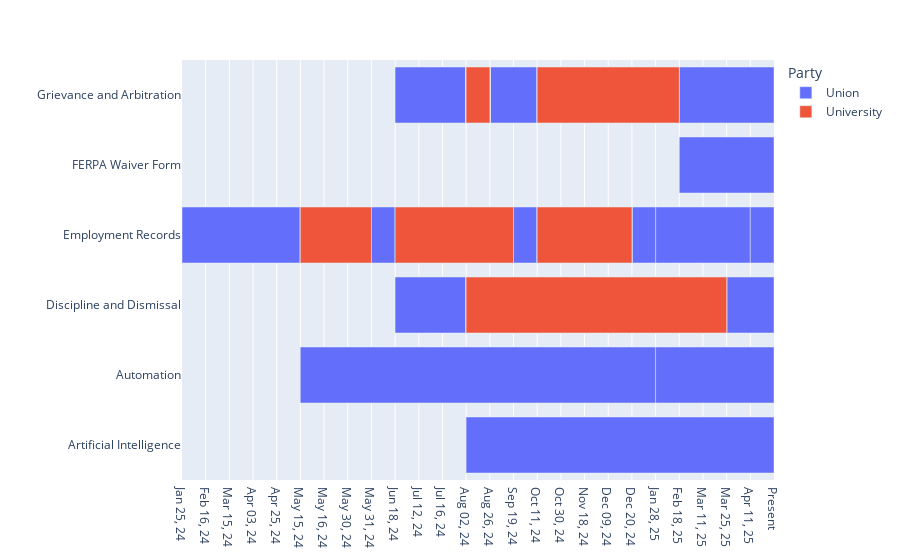

Write notebook code for a chart like this one.
### Code cell
def negotiation_timeline(range_, grouping_):
    subset = negotiations[negotiations["Group"] == grouping_]
    timeline = px.timeline(subset, 
                x_start=subset["Start Date"], 
                x_end=subset["End Date"],
                y="Article",
                color="Party",
                custom_data=["Date", "Change Count", "Changes from Previous Version"],
                labels={"Article":""})

    timeline.update_traces(hovertemplate= 
                        "<b>Topic:</b> %{y} <br>" +
                        "<b>Date: </b> %{customdata[0]} <br>" +
                        "<b>Number of changes:</b> %{customdata[1]}<extra></extra>")
    
    present_dates=set(negotiations['Start Date']).union(set(negotiations["End Date"]))
    missing_dates = [d for d in pd.date_range(min(present_dates), max(present_dates), freq='D') if d not in present_dates]
    timeline.update_xaxes(rangebreaks = [dict(values=missing_dates)])

    timeline.update_layout(
        xaxis = dict(
            tickmode = "array",
            tickvals = times,
            ticktext = [time.date().strftime("%b %d, %y") for time in times[:-1]] + ["Present"],
            range = range_,
        ),
    )
    return timeline

timeline = negotiation_timeline([negotiations["Start Date"].min(), negotiations["End Date"].max()], "Article Group 1")

timeline.show()

### Figure 1 — Plotly figure (JSON) as saved in the notebook; plotly's stock layout.template omitted (floating-point values rounded to 4 significant figures; data arrays with more than 128 entries replaced by an {"elided": "..."} marker saying what was removed)
{"data": [{"base": ["2024-08-02T00:00:00.000000000", "2024-08-02T00:00:00.000000000", "2024-08-02T00:00:00.000000000", "2024-08-02T00:00:00.000000000", "2024-08-02T00:00:00.000000000", "2024-08-02T00:00:00.000000000", "2024-08-02T00:00:00.000000000", "2024-08-02T00:00:00.000000000", "2024-08-02T00:00:00.000000000", "2024-08-02T00:00:00.000000000", "2024-05-15T00:00:00.000000000", "2024-05-15T00:00:00.000000000", "2025-01-28T00:00:00.000000000", "2024-05-15T00:00:00.000000000", "2025-01-28T00:00:00.000000000", "2024-05-15T00:00:00.000000000", "2025-01-28T00:00:00.000000000", "2024-06-18T00:00:00.000000000", "2024-06-18T00:00:00.000000000", "2025-03-25T00:00:00.000000000", "2024-06-18T00:00:00.000000000", "2025-03-25T00:00:00.000000000", "2024-06-18T00:00:00.000000000", "2024-06-18T00:00:00.000000000", "2025-03-25T00:00:00.000000000", "2024-06-18T00:00:00.000000000", "2025-03-25T00:00:00.000000000", "2024-06-18T00:00:00.000000000", "2025-03-25T00:00:00.000000000", "2024-06-18T00:00:00.000000000", "2024-01-25T00:00:00.000000000", "2024-01-25T00:00:00.000000000", "2024-01-25T00:00:00.000000000", "2024-09-19T00:00:00.000000000", "2024-12-20T00:00:00.000000000", "2025-04-11T00:00:00.000000000", "2024-01-25T00:00:00.000000000", "2024-09-19T00:00:00.000000000", "2024-01-25T00:00:00.000000000", "2024-09-19T00:00:00.000000000", "2024-12-20T00:00:00.000000000", "2024-01-25T00:00:00.000000000", "2024-09-19T00:00:00.000000000", "2025-01-28T00:00:00.000000000", "2025-04-11T00:00:00.000000000", "2024-01-25T00:00:00.000000000", "2024-09-19T00:00:00.000000000", "2024-12-20T00:00:00.000000000", "2025-01-28T00:00:00.000000000", "2025-04-11T00:00:00.000000000", "2024-01-25T00:00:00.000000000", "2024-05-31T00:00:00.000000000", "2024-01-25T00:00:00.000000000", "2024-12-20T00:00:00.000000000", "2025-02-18T00:00:00.000000000", "2024-06-18T00:00:00.000000000", "2024-08-26T00:00:00.000000000", "2024-06-18T00:00:00.000000000", "2024-08-26T00:00:00.000000000", "2024-06-18T00:00:00.000000000", "2024-08-26T00:00:00.000000000", "2025-02-18T00:00:00.000000000", "2024-06-18T00:00:00.000000000", "2024-08-26T00:00:00.000000000", "2025-02-18T00:00:00.000000000", "2024-06-18T00:00:00.000000000", "2024-08-26T00:00:00.000000000", "2025-02-18T00:00:00.000000000", "2024-06-18T00:00:00.000000000", "2024-08-26T00:00:00.000000000", "2025-02-18T00:00:00.000000000", "2024-06-18T00:00:00.000000000", "2024-08-26T00:00:00.000000000", "2025-02-18T00:00:00.000000000", "2024-06-18T00:00:00.000000000", "2024-08-26T00:00:00.000000000", "2025-02-18T00:00:00.000000000", "2024-06-18T00:00:00.000000000", "2024-08-26T00:00:00.000000000", "2025-02-18T00:00:00.000000000", "2024-06-18T00:00:00.000000000", "2024-08-26T00:00:00.000000000", "2025-02-18T00:00:00.000000000", "2024-06-18T00:00:00.000000000", "2024-08-26T00:00:00.000000000", "2025-02-18T00:00:00.000000000", "2024-06-18T00:00:00.000000000", "2024-08-26T00:00:00.000000000", "2025-02-18T00:00:00.000000000", "2024-06-18T00:00:00.000000000", "2024-08-26T00:00:00.000000000", "2025-02-18T00:00:00.000000000", "2024-06-18T00:00:00.000000000", "2024-08-26T00:00:00.000000000", "2025-02-18T00:00:00.000000000"], "customdata": {"elided": "95x3 mixed values"}, "hovertemplate": "<b>Topic:</b> %{y} <br><b>Date: </b> %{customdata[0]} <br><b>Number of changes:</b> %{customdata[1]}<extra></extra>", "legendgroup": "Union", "marker": {"color": "#636efa", "pattern": {"shape": ""}}, "name": "Union", "orientation": "h", "showlegend": true, "textposition": "auto", "type": "bar", "x": [26006400000, 26006400000, 26006400000, 26006400000, 26006400000, 26006400000, 26006400000, 26006400000, 26006400000, 26006400000, 22291200000, 22291200000, 10540800000, 22291200000, 10540800000, 22291200000, 10540800000, 3888000000, 3888000000, 5702400000, 3888000000, 5702400000, 3888000000, 3888000000, 5702400000, 3888000000, 5702400000, 3888000000, 5702400000, 3888000000, 9590400000, 9590400000, 9590400000, 1900800000, 3369600000, 4233600000, 9590400000, 1900800000, 9590400000, 1900800000, 3369600000, 9590400000, 1900800000, 6307200000, 4233600000, 9590400000, 1900800000, 3369600000, 6307200000, 4233600000, 9590400000, 1555200000, 9590400000, 3369600000, 8726400000, 3888000000, 3974400000, 3888000000, 3974400000, 3888000000, 3974400000, 8726400000, 3888000000, 3974400000, 8726400000, 3888000000, 3974400000, 8726400000, 3888000000, 3974400000, 8726400000, 3888000000, 3974400000, 8726400000, 3888000000, 3974400000, 8726400000, 3888000000, 3974400000, 8726400000, 3888000000, 3974400000, 8726400000, 3888000000, 3974400000, 8726400000, 3888000000, 3974400000, 8726400000, 3888000000, 3974400000, 8726400000, 3888000000, 3974400000, 8726400000], "xaxis": "x", "y": ["Artificial Intelligence", "Artificial Intelligence", "Artificial Intelligence", "Artificial Intelligence", "Artificial Intelligence", "Artificial Intelligence", "Artificial Intelligence", "Artificial Intelligence", "Artificial Intelligence", "Artificial Intelligence", "Automation", "Automation", "Automation", "Automation", "Automation", "Automation", "Automation", "Discipline and Dismissal", "Discipline and Dismissal", "Discipline and Dismissal", "Discipline and Dismissal", "Discipline and Dismissal", "Discipline and Dismissal", "Discipline and Dismissal", "Discipline and Dismissal", "Discipline and Dismissal", "Discipline and Dismissal", "Discipline and Dismissal", "Discipline and Dismissal", "Discipline and Dismissal", "Employment Records", "Employment Records", "Employment Records", "Employment Records", "Employment Records", "Employment Records", "Employment Records", "Employment Records", "Employment Records", "Employment Records", "Employment Records", "Employment Records", "Employment Records", "Employment Records", "Employment Records", "Employment Records", "Employment Records", "Employment Records", "Employment Records", "Employment Records", "Employment Records", "Employment Records", "Employment Records", "Employment Records", "FERPA Waiver Form", "Grievance and Arbitration", "Grievance and Arbitration", "Grievance and Arbitration", "Grievance and Arbitration", "Grievance and Arbitration", "Grievance and Arbitration", "Grievance and Arbitration", "Grievance and Arbitration", "Grievance and Arbitration", "Grievance and Arbitration", "Grievance and Arbitration", "Grievance and Arbitration", "Grievance and Arbitration", "Grievance and Arbitration", "Grievance and Arbitration", "Grievance and Arbitration", "Grievance and Arbitration", "Grievance and Arbitration", "Grievance and Arbitration", "Grievance and Arbitration", "Grievance and Arbitration", "Grievance and Arbitration", "Grievance and Arbitration", "Grievance and Arbitration", "Grievance and Arbitration", "Grievance and Arbitration", "Grievance and Arbitration", "Grievance and Arbitration", "Grievance and Arbitration", "Grievance and Arbitration", "Grievance and Arbitration", "Grievance and Arbitration", "Grievance and Arbitration", "Grievance and Arbitration", "Grievance and Arbitration", "Grievance and Arbitration", "Grievance and Arbitration", "Grievance and Arbitration", "Grievance and Arbitration", "Grievance and Arbitration"], "yaxis": "y"}, {"base": ["2024-08-02T00:00:00.000000000", "2024-08-02T00:00:00.000000000", "2024-08-02T00:00:00.000000000", "2024-08-02T00:00:00.000000000", "2024-08-02T00:00:00.000000000", "2024-08-02T00:00:00.000000000", "2024-08-02T00:00:00.000000000", "2024-05-15T00:00:00.000000000", "2024-06-18T00:00:00.000000000", "2024-05-15T00:00:00.000000000", "2024-06-18T00:00:00.000000000", "2024-05-15T00:00:00.000000000", "2024-10-11T00:00:00.000000000", "2024-05-15T00:00:00.000000000", "2024-10-11T00:00:00.000000000", "2024-05-15T00:00:00.000000000", "2024-10-11T00:00:00.000000000", "2024-05-15T00:00:00.000000000", "2024-10-11T00:00:00.000000000", "2024-05-15T00:00:00.000000000", "2024-10-11T00:00:00.000000000", "2024-05-15T00:00:00.000000000", "2024-05-15T00:00:00.000000000", "2024-08-02T00:00:00.000000000", "2024-08-02T00:00:00.000000000", "2024-08-02T00:00:00.000000000", "2024-10-11T00:00:00.000000000", "2024-08-02T00:00:00.000000000", "2024-08-02T00:00:00.000000000", "2024-08-02T00:00:00.000000000", "2024-10-11T00:00:00.000000000", "2024-08-02T00:00:00.000000000", "2024-10-11T00:00:00.000000000", "2024-08-02T00:00:00.000000000", "2024-10-11T00:00:00.000000000", "2024-08-02T00:00:00.000000000", "2024-10-11T00:00:00.000000000", "2024-08-02T00:00:00.000000000", "2024-08-02T00:00:00.000000000", "2024-08-02T00:00:00.000000000", "2024-10-11T00:00:00.000000000", "2024-08-02T00:00:00.000000000", "2024-08-02T00:00:00.000000000", "2024-08-02T00:00:00.000000000"], "customdata": {"elided": "44x3 mixed values"}, "hovertemplate": "<b>Topic:</b> %{y} <br><b>Date: </b> %{customdata[0]} <br><b>Number of changes:</b> %{customdata[1]}<extra></extra>", "legendgroup": "University", "marker": {"color": "#EF553B", "pattern": {"shape": ""}}, "name": "University", "orientation": "h", "showlegend": true, "textposition": "auto", "type": "bar", "x": [20304000000, 20304000000, 20304000000, 20304000000, 20304000000, 20304000000, 20304000000, 1382400000, 8035200000, 1382400000, 8035200000, 1382400000, 6048000000, 1382400000, 6048000000, 1382400000, 6048000000, 1382400000, 6048000000, 1382400000, 6048000000, 1382400000, 1382400000, 2073600000, 2073600000, 2073600000, 11232000000, 2073600000, 2073600000, 2073600000, 11232000000, 2073600000, 11232000000, 2073600000, 11232000000, 2073600000, 11232000000, 2073600000, 2073600000, 2073600000, 11232000000, 2073600000, 2073600000, 2073600000], "xaxis": "x", "y": ["Discipline and Dismissal", "Discipline and Dismissal", "Discipline and Dismissal", "Discipline and Dismissal", "Discipline and Dismissal", "Discipline and Dismissal", "Discipline and Dismissal", "Employment Records", "Employment Records", "Employment Records", "Employment Records", "Employment Records", "Employment Records", "Employment Records", "Employment Records", "Employment Records", "Employment Records", "Employment Records", "Employment Records", "Employment Records", "Employment Records", "Employment Records", "Employment Records", "Grievance and Arbitration", "Grievance and Arbitration", "Grievance and Arbitration", "Grievance and Arbitration", "Grievance and Arbitration", "Grievance and Arbitration", "Grievance and Arbitration", "Grievance and Arbitration", "Grievance and Arbitration", "Grievance and Arbitration", "Grievance and Arbitration", "Grievance and Arbitration", "Grievance and Arbitration", "Grievance and Arbitration", "Grievance and Arbitration", "Grievance and Arbitration", "Grievance and Arbitration", "Grievance and Arbitration", "Grievance and Arbitration", "Grievance and Arbitration", "Grievance and Arbitration"], "yaxis": "y"}], "layout": {"barmode": "overlay", "legend": {"title": {"text": "Party"}, "tracegroupgap": 0}, "margin": {"t": 60}, "xaxis": {"anchor": "y", "domain": [0, 1], "range": ["2024-01-25T00:00:00", "2025-05-30T00:00:00"], "rangebreaks": [{"values": {"elided": "466 str values"}}], "tickmode": "array", "ticktext": ["Jan 25, 24", "Feb 16, 24", "Mar 15, 24", "Apr 03, 24", "Apr 25, 24", "May 15, 24", "May 16, 24", "May 30, 24", "May 31, 24", "Jun 18, 24", "Jul 12, 24", "Jul 16, 24", "Aug 02, 24", "Aug 26, 24", "Sep 19, 24", "Oct 11, 24", "Oct 30, 24", "Nov 18, 24", "Dec 09, 24", "Dec 20, 24", "Jan 28, 25", "Feb 18, 25", "Mar 11, 25", "Mar 25, 25", "Apr 11, 25", "Present"], "tickvals": ["2024-01-25T00:00:00", "2024-02-16T00:00:00", "2024-03-15T00:00:00", "2024-04-03T00:00:00", "2024-04-25T00:00:00", "2024-05-15T00:00:00", "2024-05-16T00:00:00", "2024-05-30T00:00:00", "2024-05-31T00:00:00", "2024-06-18T00:00:00", "2024-07-12T00:00:00", "2024-07-16T00:00:00", "2024-08-02T00:00:00", "2024-08-26T00:00:00", "2024-09-19T00:00:00", "2024-10-11T00:00:00", "2024-10-30T00:00:00", "2024-11-18T00:00:00", "2024-12-09T00:00:00", "2024-12-20T00:00:00", "2025-01-28T00:00:00", "2025-02-18T00:00:00", "2025-03-11T00:00:00", "2025-03-25T00:00:00", "2025-04-11T00:00:00", "2025-05-30T00:00:00"], "type": "date"}, "yaxis": {"anchor": "x", "domain": [0, 1], "title": {"text": ""}}}}
